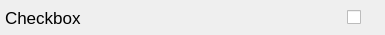
<?xml version="1.0" encoding="UTF-8"?>
<ui version="4.0">
 <class>Form</class>
 <widget class="CardWidget" name="Form">
  <property name="geometry">
   <rect>
    <x>0</x>
    <y>0</y>
    <width>385</width>
    <height>35</height>
   </rect>
  </property>
  <property name="minimumSize">
   <size>
    <width>0</width>
    <height>35</height>
   </size>
  </property>
  <property name="maximumSize">
   <size>
    <width>16777215</width>
    <height>35</height>
   </size>
  </property>
  <property name="windowTitle">
   <string>Form</string>
  </property>
  <layout class="QHBoxLayout" name="horizontalLayout">
   <property name="spacing">
    <number>5</number>
   </property>
   <property name="leftMargin">
    <number>5</number>
   </property>
   <property name="topMargin">
    <number>1</number>
   </property>
   <property name="rightMargin">
    <number>5</number>
   </property>
   <property name="bottomMargin">
    <number>1</number>
   </property>
   <item>
    <widget class="TitleLabel" name="tittle">
     <property name="minimumSize">
      <size>
       <width>0</width>
       <height>33</height>
      </size>
     </property>
     <property name="maximumSize">
      <size>
       <width>16777215</width>
       <height>33</height>
      </size>
     </property>
     <property name="font">
      <font>
       <family>Segoe UI</family>
       <pointsize>13</pointsize>
       <bold>false</bold>
      </font>
     </property>
     <property name="text">
      <string>Checkbox</string>
     </property>
    </widget>
   </item>
   <item>
    <widget class="CheckBox" name="value">
     <property name="minimumSize">
      <size>
       <width>33</width>
       <height>33</height>
      </size>
     </property>
     <property name="maximumSize">
      <size>
       <width>33</width>
       <height>33</height>
      </size>
     </property>
     <property name="text">
      <string/>
     </property>
    </widget>
   </item>
  </layout>
 </widget>
 <customwidgets>
  <customwidget>
   <class>CheckBox</class>
   <extends>QCheckBox</extends>
   <header>qfluentwidgets</header>
  </customwidget>
  <customwidget>
   <class>CardWidget</class>
   <extends>QFrame</extends>
   <header>qfluentwidgets</header>
   <container>1</container>
  </customwidget>
  <customwidget>
   <class>TitleLabel</class>
   <extends>QLabel</extends>
   <header>qfluentwidgets</header>
  </customwidget>
 </customwidgets>
 <resources/>
 <connections/>
</ui>
